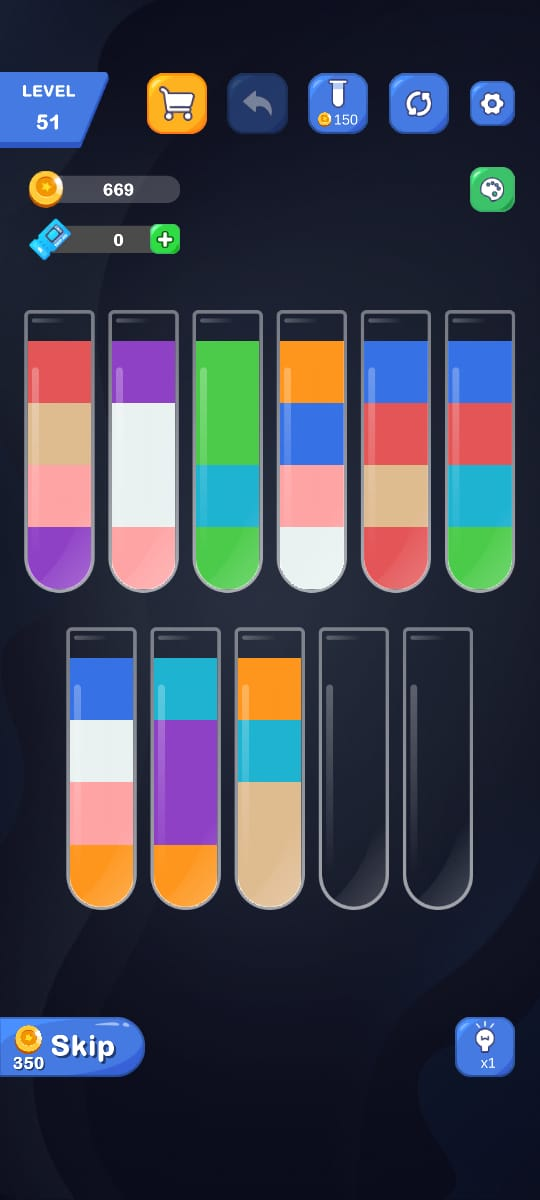
#> input picture assets/bottle0.jpeg, 540 x 1200 px
$ python -i imageProcess.py   (imports and definitions only)
#> lines starting #> are read from the running program, lines starting #| are printed output that depends on the picture; after the words box and inside, x2 and y2 are one past the last pixel; in counts of white or black regions, pixels touching at a corner belong together
#> in load_and_preprocess, img is the input picture: shape (1200, 540, 3); mean B, G, R 79, 65, 62.5
import cv2 as cv


# Crop the image with adjustable start and size (non-square support)
def crop_img(img, crop_w=None, crop_h=None, x_start=None, y_start=None):
    height, width = img.shape[:2]
#> height = 1200; width = 540
    print(f"Original image size: {width}px x {height}px")
#| Original image size: 540px x 1200px

    if crop_w is None:
        crop_w = width
#> crop_w = 540
    if crop_h is None:
        crop_h = height
#> crop_h = 1200
    if x_start is None:
        x_start = 0
    if y_start is None:
        y_start = 0

    # Clamp so we don't exceed image bounds
    x_start = max(0, min(x_start, width - crop_w))
#> x_start = 0
    y_start = max(0, min(y_start, height - crop_h))
#> y_start = 0

    crop = img[y_start : y_start + crop_h, x_start : x_start + crop_w]
    print(f"Cropped image shape: {crop.shape}")
#| Cropped image shape: (1200, 540, 3)
    return crop


# Load and preprocess image (crop, grayscale, HSV, edge detection)
def load_and_preprocess(img_path, crop_w=None, crop_h=None, x_start=None, y_start=None):
    img = cv.imread(img_path)

    # So that resolution remains same to get desired crop(as screenshot may be from different devices)
    img = cv.resize(img, (540, 1200))
    if img is None:
        raise FileNotFoundError(f"Could not load image at path: {img_path}")

    img = crop_img(img, crop_w=crop_w, crop_h=crop_h, x_start=x_start, y_start=y_start)

    gray = cv.cvtColor(img, cv.COLOR_BGR2GRAY)
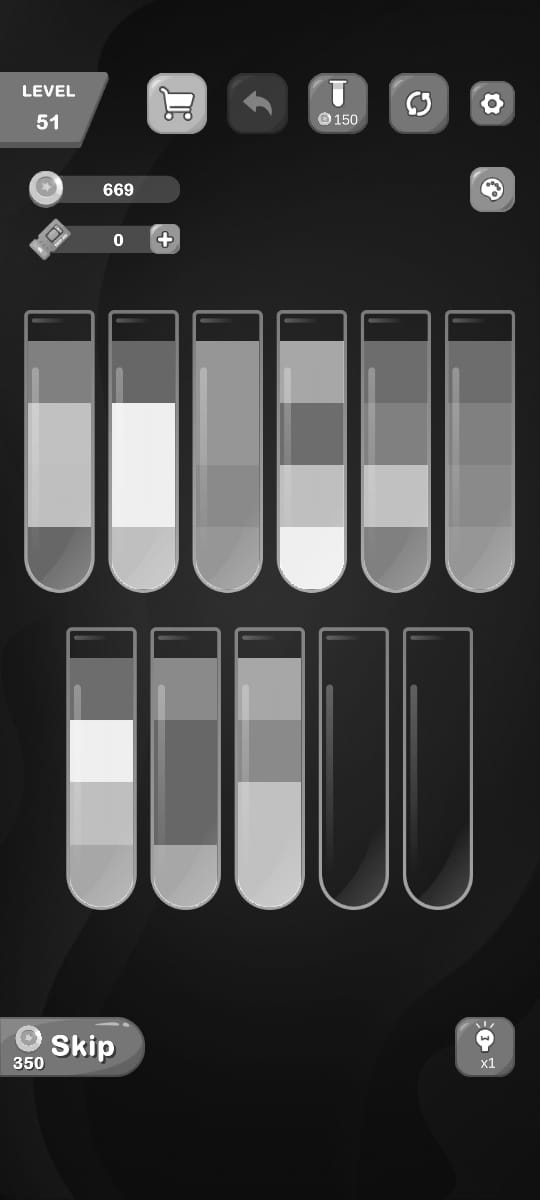
#> gray: shape (1200, 540); min 5, max 255, mean 65.9
    hsv = cv.cvtColor(img, cv.COLOR_BGR2HSV)
#> hsv: shape (1200, 540, 3); mean H, S, V 103, 126.2, 95.5
    blur = cv.GaussianBlur(gray, (3, 3), 0)
    canny = cv.Canny(blur, 180, 400)
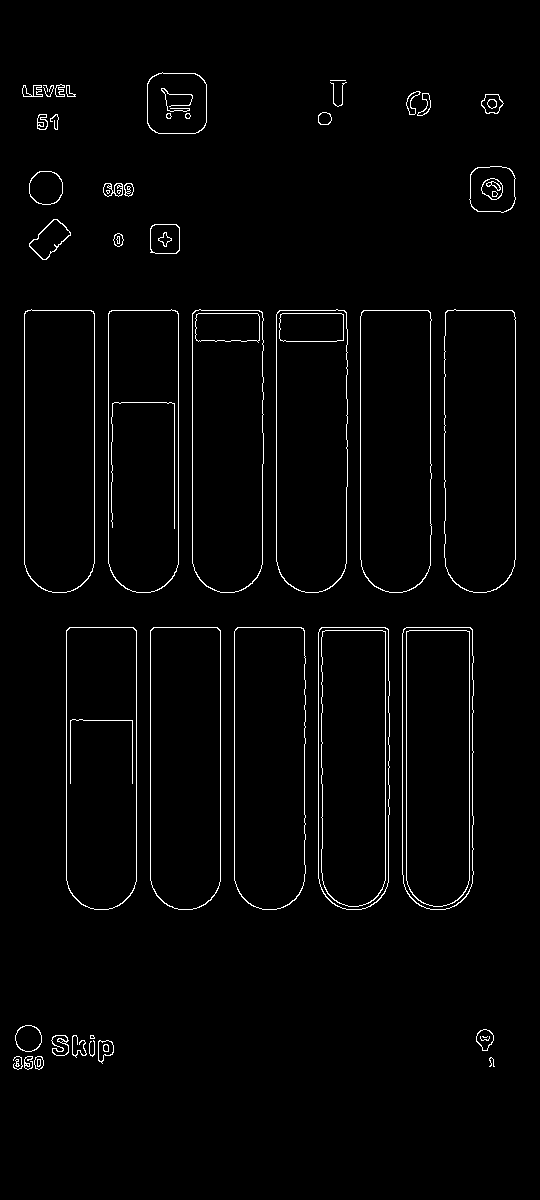
#> canny: shape (1200, 540); 2% white in thin lines or dots, all inside (x1, y1, x2, y2) = (13, 72, 516, 1070)

    return img, hsv, canny

>>> result = load_and_preprocess('../assets/bottle0.jpeg')

$ run again, on assets/bottle1.jpeg
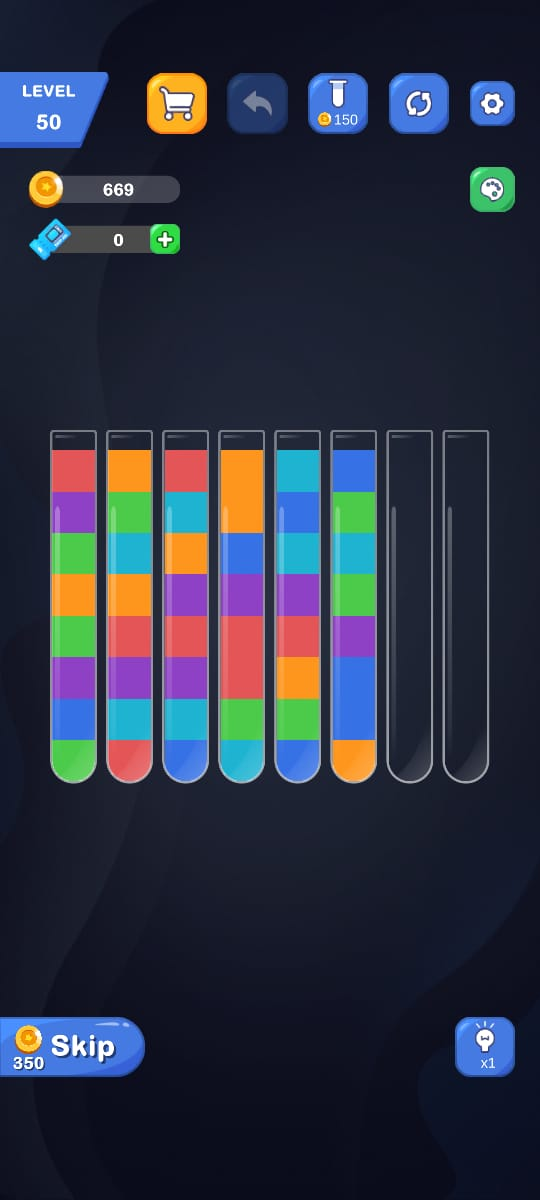
#> input picture assets/bottle1.jpeg, 540 x 1200 px
#> in load_and_preprocess, img is the input picture: shape (1200, 540, 3); mean B, G, R 65.5, 49.5, 44.1
#| Original image size: 540px x 1200px
#| Cropped image shape: (1200, 540, 3)
#> in load_and_preprocess, `gray = cv.cvtColor(img, cv.COLOR_BGR2GRAY)`:
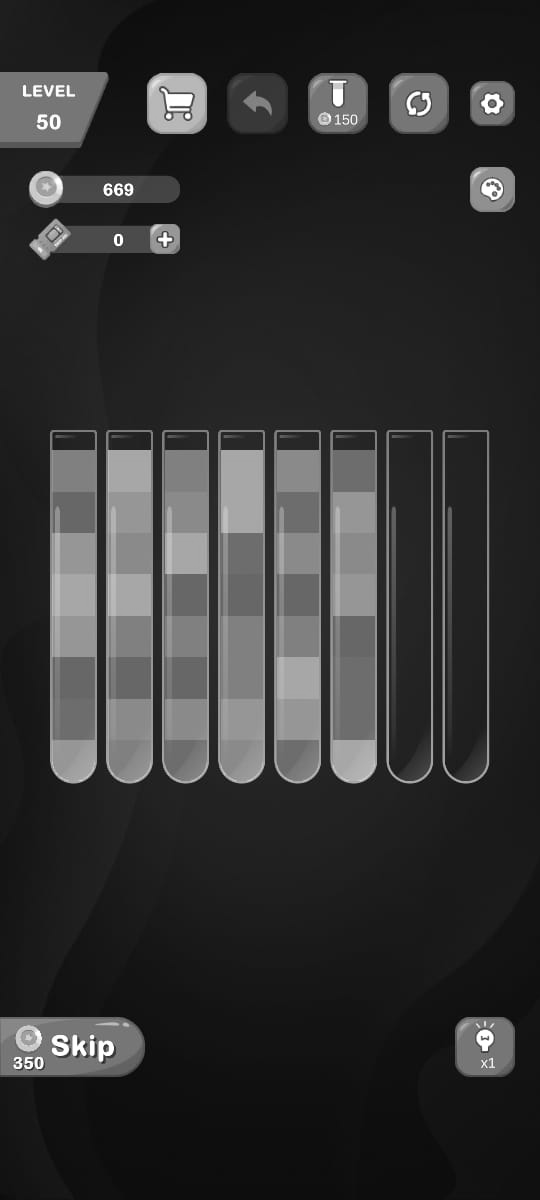
#> gray: shape (1200, 540); min 5, max 255, mean 49.7
#> hsv: shape (1200, 540, 3); mean H, S, V 108.3, 131, 77.4
#> in load_and_preprocess, `canny = cv.Canny(blur, 180, 400)`:
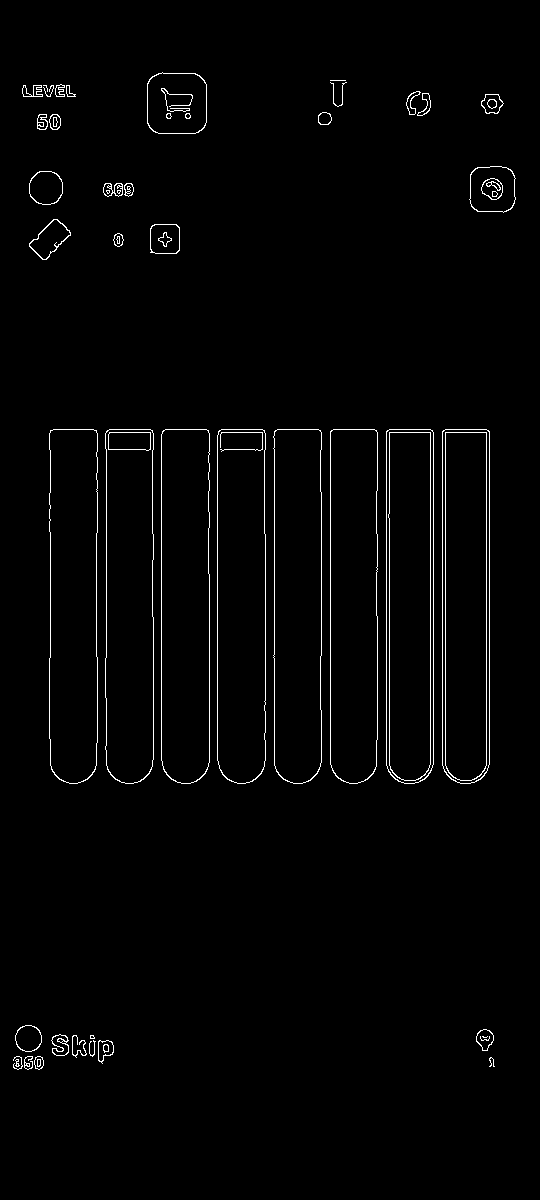
#> canny: shape (1200, 540); 1.7% white in thin lines or dots, all inside (x1, y1, x2, y2) = (13, 72, 516, 1070)

$ run again, on assets/bottle10.jpeg
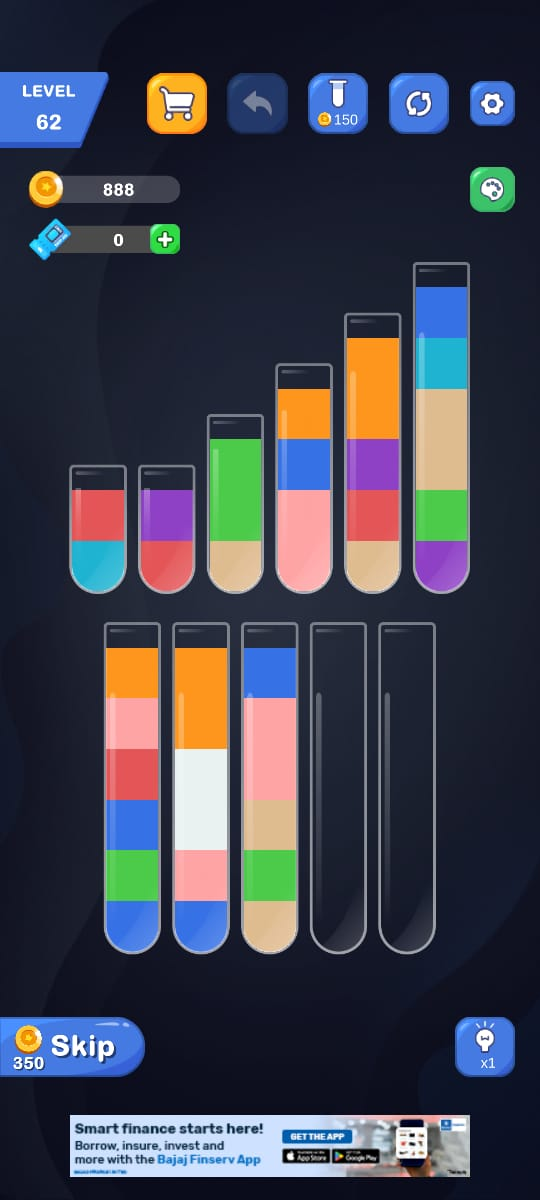
#> input picture assets/bottle10.jpeg, 540 x 1200 px
#> in load_and_preprocess, img is the input picture: shape (1200, 540, 3); mean B, G, R 76.2, 63.2, 60.9
#| Original image size: 540px x 1200px
#| Cropped image shape: (1200, 540, 3)
#> in load_and_preprocess, `gray = cv.cvtColor(img, cv.COLOR_BGR2GRAY)`:
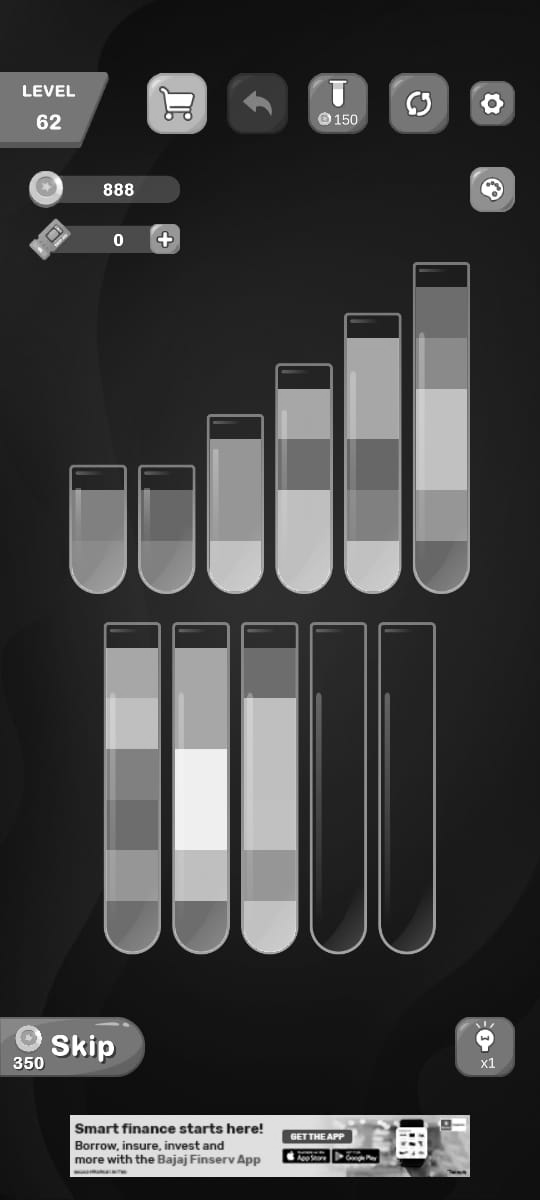
#> gray: shape (1200, 540); min 0, max 255, mean 64
#> hsv: shape (1200, 540, 3); mean H, S, V 103.5, 122.4, 91.8
#> in load_and_preprocess, `canny = cv.Canny(blur, 180, 400)`:
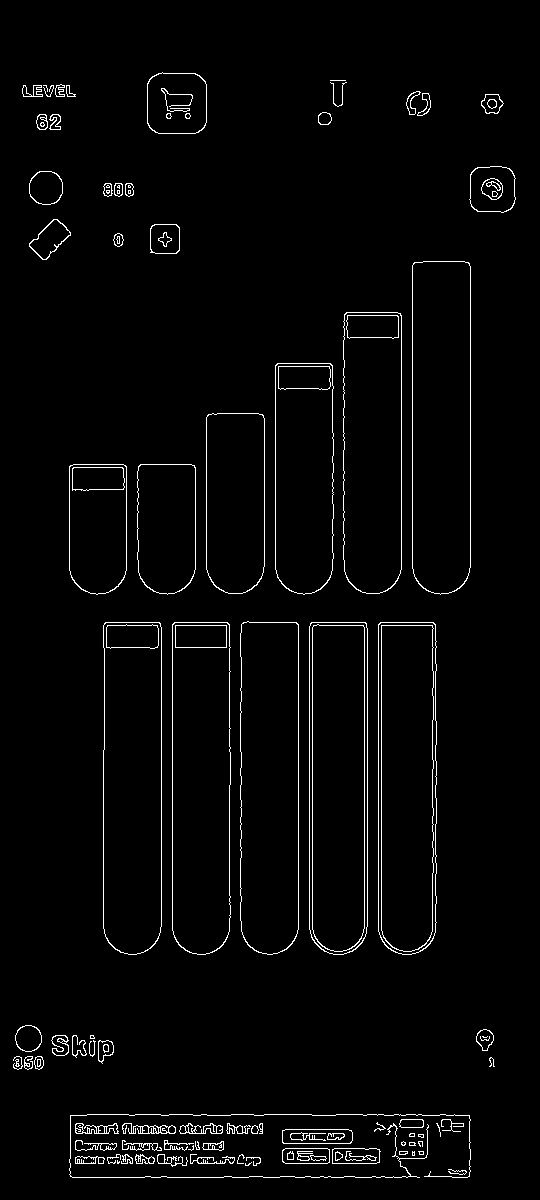
#> canny: shape (1200, 540); 2.5% white in thin lines or dots, all inside (x1, y1, x2, y2) = (13, 72, 516, 1178)

$ run again, on assets/bottle11.jpeg
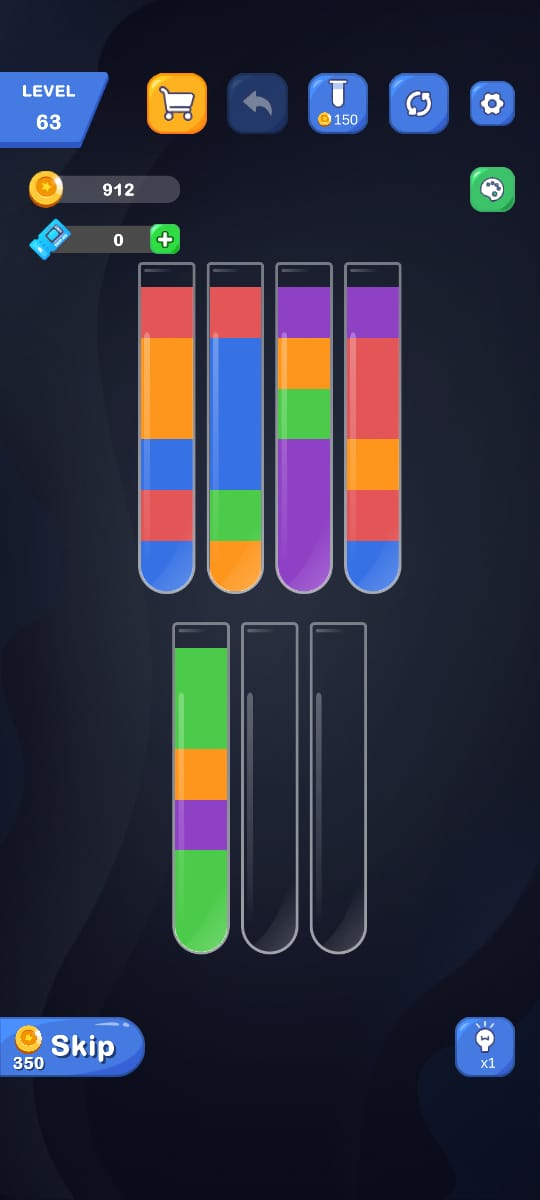
#> input picture assets/bottle11.jpeg, 540 x 1200 px
#> in load_and_preprocess, img is the input picture: shape (1200, 540, 3); mean B, G, R 63.4, 48, 46
#| Original image size: 540px x 1200px
#| Cropped image shape: (1200, 540, 3)
#> in load_and_preprocess, `gray = cv.cvtColor(img, cv.COLOR_BGR2GRAY)`:
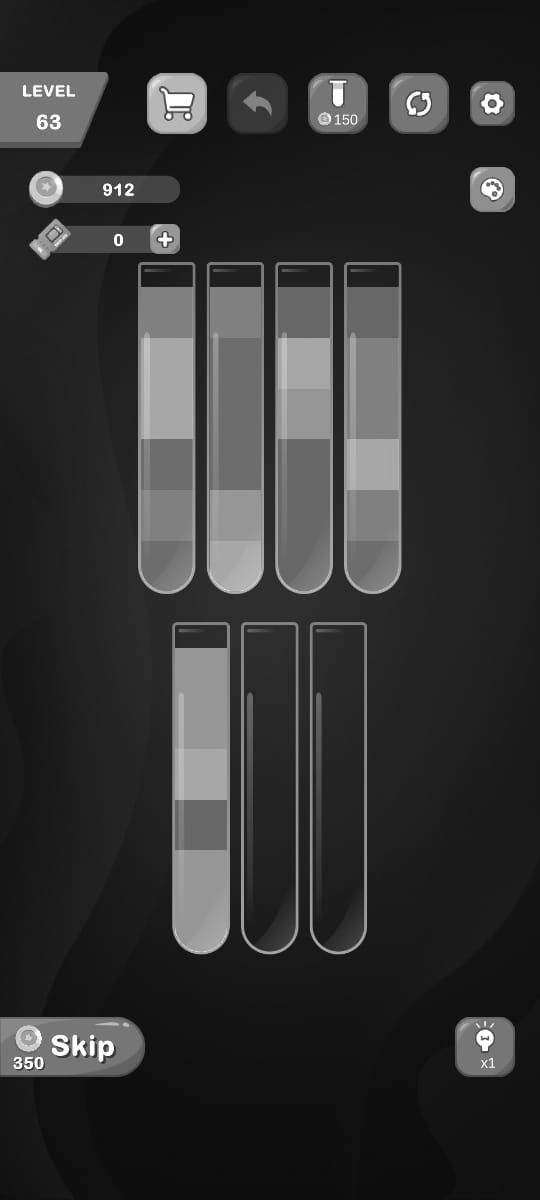
#> gray: shape (1200, 540); min 4, max 255, mean 49.2
#> hsv: shape (1200, 540, 3); mean H, S, V 107.9, 128.5, 76.6
#> in load_and_preprocess, `canny = cv.Canny(blur, 180, 400)`:
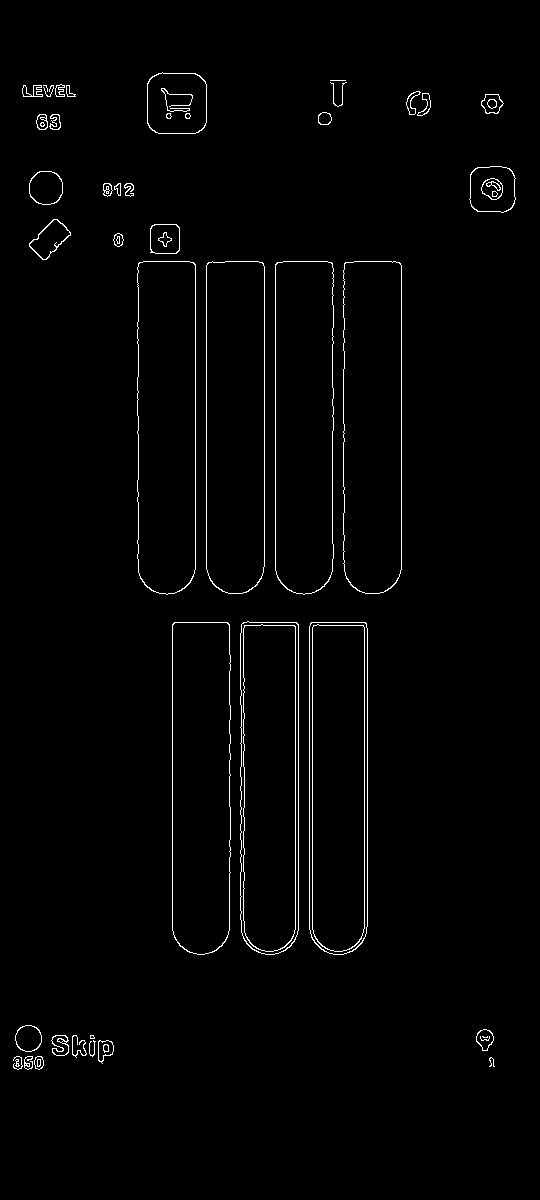
#> canny: shape (1200, 540); 1.5% white in thin lines or dots, all inside (x1, y1, x2, y2) = (13, 72, 516, 1070)
